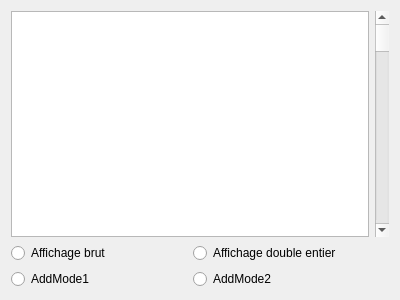
<?xml version="1.0" encoding="UTF-8"?>
<ui version="4.0">
 <class>TSerialMonitor</class>
 <widget class="QWidget" name="TSerialMonitor">
  <property name="geometry">
   <rect>
    <x>0</x>
    <y>0</y>
    <width>400</width>
    <height>300</height>
   </rect>
  </property>
  <property name="windowTitle">
   <string>Serial Monitor</string>
  </property>
  <layout class="QGridLayout" name="gridLayout">
   <item row="0" column="0" colspan="2">
    <widget class="QTextEdit" name="m_TextArea">
     <property name="enabled">
      <bool>true</bool>
     </property>
     <property name="readOnly">
      <bool>true</bool>
     </property>
    </widget>
   </item>
   <item row="0" column="2">
    <widget class="QScrollBar" name="m_ScrollBar">
     <property name="orientation">
      <enum>Qt::Vertical</enum>
     </property>
    </widget>
   </item>
   <item row="1" column="0">
    <widget class="QRadioButton" name="m_RBBrut">
     <property name="toolTip">
      <string>&lt;html&gt;&lt;head/&gt;&lt;body&gt;&lt;p&gt;Affiche ce que reçoit l'arduino au Kilomètre, sans mise en forme&lt;/p&gt;&lt;p&gt;&lt;span style=&quot; font-size:12pt; font-weight:600; color:#f80f0f;&quot;&gt;ATTENTION&lt;/span&gt; : Si l'arduino n'a pas de délais, le programme plante !&lt;/p&gt;&lt;/body&gt;&lt;/html&gt;</string>
     </property>
     <property name="text">
      <string>Affichage brut</string>
     </property>
    </widget>
   </item>
   <item row="1" column="1">
    <widget class="QRadioButton" name="m_RBDoubleInt">
     <property name="toolTip">
      <string>&lt;html&gt;&lt;head/&gt;&lt;body&gt;&lt;p&gt;Affiche les données reçues par arduino avec un mise en forme double&lt;/p&gt;&lt;p&gt;entier :&lt;/p&gt;&lt;p&gt;(entier1 ; entier2)&lt;/p&gt;&lt;/body&gt;&lt;/html&gt;</string>
     </property>
     <property name="text">
      <string>Affichage double entier</string>
     </property>
    </widget>
   </item>
   <item row="2" column="0">
    <widget class="QRadioButton" name="m_RBModeUn">
     <property name="toolTip">
      <string>&lt;html&gt;&lt;head/&gt;&lt;body&gt;&lt;p&gt;Bouton disponible pour une future implémentation&lt;/p&gt;&lt;/body&gt;&lt;/html&gt;</string>
     </property>
     <property name="text">
      <string>AddMode1</string>
     </property>
    </widget>
   </item>
   <item row="2" column="1">
    <widget class="QRadioButton" name="m_RBModeDeux">
     <property name="toolTip">
      <string>&lt;html&gt;&lt;head/&gt;&lt;body&gt;&lt;p&gt;Bouton disponible pour une future implémentation&lt;/p&gt;&lt;/body&gt;&lt;/html&gt;</string>
     </property>
     <property name="text">
      <string>AddMode2</string>
     </property>
    </widget>
   </item>
  </layout>
 </widget>
 <resources/>
 <connections/>
</ui>
